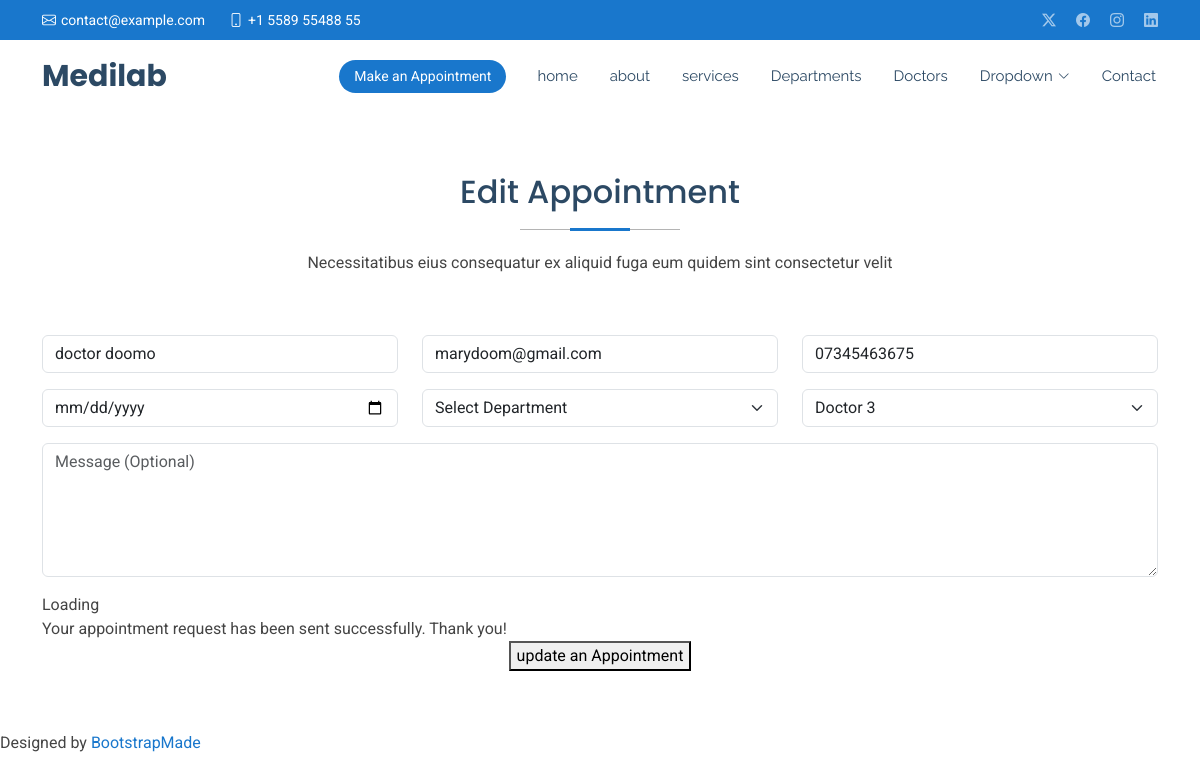
Screenshot of /edit/5 with the database file from the repository.
### medapp/models.py (models this page shows, shortened)
class Appointments(models.Model):
    name = models.CharField(max_length=50)
    email = models.EmailField()
    phone = models.CharField(max_length=15)
    date = models.DateField()
    department = models.CharField(max_length=50)
    doctor = models.CharField(max_length=50)
    message = models.TextField()

### medapp/views.py (the view)
# urls.py: path('edit/<int:id>', views.edit, name='edit'),
def edit(request,id):
    appointment1 = get_object_or_404(Appointments, id=id)
    if request.method == "POST":
        appointment1.name = request.POST.get('name')
        appointment1.email = request.POST.get('email')
        appointment1.phone = request.POST.get('phone')
        appointment1.date = request.POST.get('date')
        appointment1.department = request.POST.get('department')
        appointment1.doctor = request.POST.get('doctor')
        appointment1.message = request.POST.get('message')
        appointment1.save()
        return redirect('/Show')
    else:
        return render(request,'edit.html',{'appointment1':appointment1})

### Templates/edit.html (shortened to what this page needs)
{% extends 'starter.html' %}
{% load static %}
{% block content %}
    <section id="appointment" class="appointment section">
      <div class="container section-title" data-aos="fade-up">
        <h2>Edit Appointment</h2>
        <p>Necessitatibus eius consequatur ex aliquid fuga eum quidem sint consectetur velit</p>
      </div>
      <div class="container" data-aos="fade-up" data-aos-delay="100">
        <form   method="post" >
          <div class="row">
            <div class="col-md-4 form-group">
              <input type="text" name="name" value="{{ appointment1.name }}" class="form-control" id="name" placeholder="Your Name" required="">
            </div>
            <div class="col-md-4 form-group mt-3 mt-md-0">
              <input type="email" class="form-control" value="{{ appointment1.email }}" name="email" id="email" placeholder="Your Email" required="">
            </div>
            <div class="col-md-4 form-group mt-3 mt-md-0">
              <input type="tel" class="form-control" name="phone"  value="{{ appointment1.phone }}" id="phone" placeholder="Your Phone" required="">
            </div>
          </div>
          <div class="row">
            <div class="col-md-4 form-group mt-3">
              <input type="date" name="date" value="{{ appointment1.date }}" class="form-control datepicker" id="date" placeholder="Appointment Date" required="">
            </div>
            <div class="col-md-4 form-group mt-3">
              <select name="department" id="department" class="form-select" required="">
                <option value="">Select Department</option>
               </select>
            </div>
            <div class="col-md-4 form-group mt-3">
              <select name="doctor" id="doctor" class="form-select" required="">
                <option value="Doctor 3"  {% if appointment1.doctor == "Doctor 3" %}
                	selected
                {% endif %}>Doctor 3</option>
              </select>
            </div>
          </div>
          <div class="form-group mt-3">
            <textarea class="form-control" name="message" rows="5" placeholder="Message (Optional)">{{ appointment1.messaage }}</textarea>
          </div>
          <div class="mt-3">
            <div class="loading">Loading</div>
            <div class="sent-message">Your appointment request has been sent successfully. Thank you!</div>
            <div class="text-center" class="btn btn-primary"><button type="submit">update an Appointment</button></div>
          </div>
        </form>
      </div>
    </section><!-- /Appointment Section --
{% endblock %}

### static/assets/css/main.css (style rules this page uses)
:root { --default-font: "Roboto", system-ui, -apple-system, "Segoe UI", Roboto, "Helvetica Neue", Arial, "Noto Sans", "Liberation Sans", sans-serif, "Apple Color Emoji", "Segoe UI Emoji", "Segoe UI Symbol", "Noto Color Emoji"; --heading-font: "Poppins", sans-serif; --nav-font: "Raleway", sans-serif; }
:root { --background-color: #ffffff; --default-color: #444444; --heading-color: #2c4964; --accent-color: #1977cc; --surface-color: #ffffff; --contrast-color: #ffffff; }
:root { --nav-color: #2c4964; --nav-hover-color: #1977cc; --nav-mobile-background-color: #ffffff; --nav-dropdown-background-color: #ffffff; --nav-dropdown-color: #2c4964; --nav-dropdown-hover-color: #1977cc; }
:root { scroll-behavior: smooth; }
body { color: var(--default-color); background-color: var(--background-color); font-family: var(--default-font); }
h1, h2, h3, h4, h5, h6 { color: var(--heading-color); font-family: var(--heading-font); }
section, .section { color: var(--default-color); background-color: var(--background-color); padding: 60px 0; scroll-margin-top: 72px; overflow: clip; }
.section-title { text-align: center; padding-bottom: 60px; position: relative; }
.section-title h2 { font-size: 32px; font-weight: 500; margin-bottom: 20px; padding-bottom: 20px; position: relative; }
.section-title h2:before { content: ""; position: absolute; display: block; width: 160px; height: 1px; background: color-mix(in srgb, var(--default-color), transparent 60%); left: 0; right: 0; bottom: 1px; margin: auto; }
.section-title h2::after { content: ""; position: absolute; display: block; width: 60px; height: 3px; background: var(--accent-color); left: 0; right: 0; bottom: 0; margin: auto; }
.section-title p { margin-bottom: 0; }

### rows the page displays
Appointments: name "doctor doomo", email "marydoom@gmail.com", phone "07345463675", doctor "Doctor 3"
